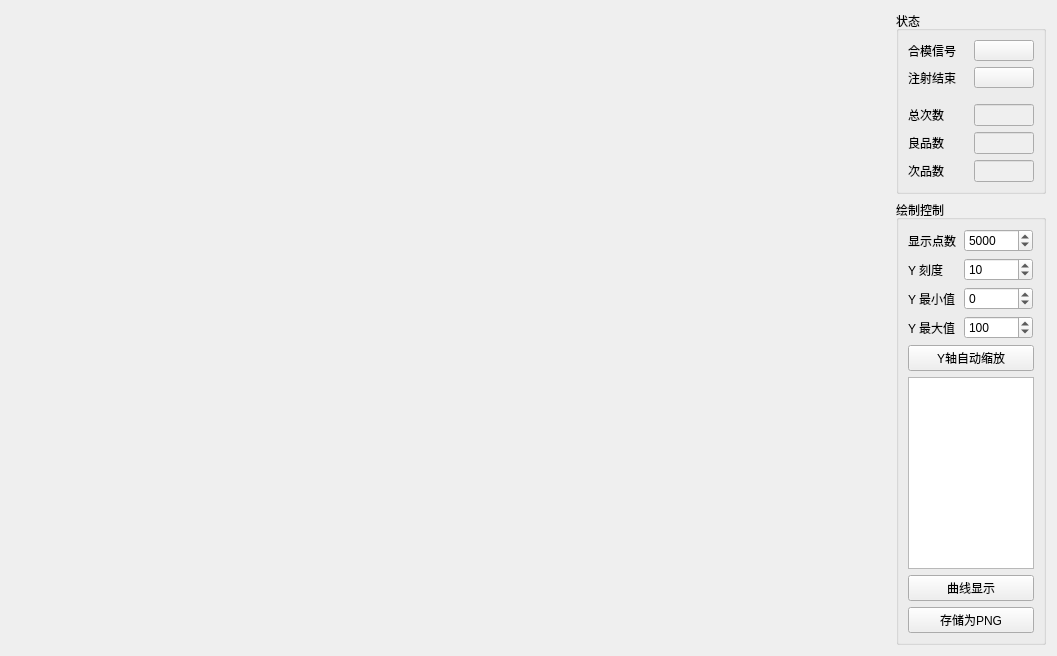
<?xml version="1.0" encoding="UTF-8"?>
<ui version="4.0">
 <class>HscRealTimeMonitor</class>
 <widget class="QWidget" name="HscRealTimeMonitor">
  <property name="geometry">
   <rect>
    <x>0</x>
    <y>0</y>
    <width>1057</width>
    <height>644</height>
   </rect>
  </property>
  <property name="windowTitle">
   <string>Form</string>
  </property>
  <layout class="QHBoxLayout" name="horizontalLayout_6">
   <item>
    <widget class="QWidget" name="widget" native="true">
     <property name="sizePolicy">
      <sizepolicy hsizetype="Expanding" vsizetype="Preferred">
       <horstretch>0</horstretch>
       <verstretch>0</verstretch>
      </sizepolicy>
     </property>
     <layout class="QGridLayout" name="gridLayout_2">
      <item row="0" column="0">
       <layout class="QVBoxLayout" name="curveLayout">
        <item>
         <widget class="QCustomPlot" name="plot" native="true">
          <property name="sizePolicy">
           <sizepolicy hsizetype="Preferred" vsizetype="Expanding">
            <horstretch>0</horstretch>
            <verstretch>0</verstretch>
           </sizepolicy>
          </property>
         </widget>
        </item>
       </layout>
      </item>
     </layout>
    </widget>
   </item>
   <item>
    <layout class="QVBoxLayout" name="verticalLayout_2">
     <item>
      <widget class="QGroupBox" name="groupBox">
       <property name="sizePolicy">
        <sizepolicy hsizetype="Maximum" vsizetype="Preferred">
         <horstretch>0</horstretch>
         <verstretch>0</verstretch>
        </sizepolicy>
       </property>
       <property name="minimumSize">
        <size>
         <width>0</width>
         <height>0</height>
        </size>
       </property>
       <property name="maximumSize">
        <size>
         <width>150</width>
         <height>16777215</height>
        </size>
       </property>
       <property name="title">
        <string>状态</string>
       </property>
       <property name="flat">
        <bool>false</bool>
       </property>
       <layout class="QVBoxLayout" name="verticalLayout">
        <item>
         <layout class="QHBoxLayout" name="horizontalLayout">
          <item>
           <widget class="QLabel" name="label">
            <property name="minimumSize">
             <size>
              <width>50</width>
              <height>21</height>
             </size>
            </property>
            <property name="text">
             <string>合模信号</string>
            </property>
           </widget>
          </item>
          <item>
           <widget class="QToolButton" name="tbtn_clampSignal">
            <property name="minimumSize">
             <size>
              <width>60</width>
              <height>21</height>
             </size>
            </property>
            <property name="maximumSize">
             <size>
              <width>60</width>
              <height>16777215</height>
             </size>
            </property>
            <property name="text">
             <string/>
            </property>
           </widget>
          </item>
         </layout>
        </item>
        <item>
         <layout class="QHBoxLayout" name="horizontalLayout_2">
          <item>
           <widget class="QLabel" name="label_2">
            <property name="minimumSize">
             <size>
              <width>50</width>
              <height>21</height>
             </size>
            </property>
            <property name="text">
             <string>注射结束</string>
            </property>
           </widget>
          </item>
          <item>
           <widget class="QToolButton" name="tbtn_injeFinishTB">
            <property name="minimumSize">
             <size>
              <width>60</width>
              <height>21</height>
             </size>
            </property>
            <property name="maximumSize">
             <size>
              <width>60</width>
              <height>16777215</height>
             </size>
            </property>
            <property name="text">
             <string/>
            </property>
           </widget>
          </item>
         </layout>
        </item>
        <item>
         <spacer name="verticalSpacer">
          <property name="orientation">
           <enum>Qt::Vertical</enum>
          </property>
          <property name="sizeType">
           <enum>QSizePolicy::Fixed</enum>
          </property>
          <property name="sizeHint" stdset="0">
           <size>
            <width>20</width>
            <height>10</height>
           </size>
          </property>
         </spacer>
        </item>
        <item>
         <layout class="QHBoxLayout" name="horizontalLayout_3">
          <item>
           <widget class="QLabel" name="label_3">
            <property name="minimumSize">
             <size>
              <width>50</width>
              <height>21</height>
             </size>
            </property>
            <property name="text">
             <string>总次数</string>
            </property>
           </widget>
          </item>
          <item>
           <widget class="QLineEdit" name="lEdt_total">
            <property name="enabled">
             <bool>false</bool>
            </property>
            <property name="minimumSize">
             <size>
              <width>60</width>
              <height>0</height>
             </size>
            </property>
            <property name="maximumSize">
             <size>
              <width>60</width>
              <height>16777215</height>
             </size>
            </property>
           </widget>
          </item>
         </layout>
        </item>
        <item>
         <layout class="QHBoxLayout" name="horizontalLayout_4">
          <item>
           <widget class="QLabel" name="label_4">
            <property name="minimumSize">
             <size>
              <width>50</width>
              <height>21</height>
             </size>
            </property>
            <property name="text">
             <string>良品数</string>
            </property>
           </widget>
          </item>
          <item>
           <widget class="QLineEdit" name="lEdt_good">
            <property name="enabled">
             <bool>false</bool>
            </property>
            <property name="minimumSize">
             <size>
              <width>60</width>
              <height>0</height>
             </size>
            </property>
            <property name="maximumSize">
             <size>
              <width>60</width>
              <height>16777215</height>
             </size>
            </property>
           </widget>
          </item>
         </layout>
        </item>
        <item>
         <layout class="QHBoxLayout" name="horizontalLayout_5">
          <item>
           <widget class="QLabel" name="label_5">
            <property name="minimumSize">
             <size>
              <width>50</width>
              <height>21</height>
             </size>
            </property>
            <property name="text">
             <string>次品数</string>
            </property>
           </widget>
          </item>
          <item>
           <widget class="QLineEdit" name="lEdt_bad">
            <property name="enabled">
             <bool>false</bool>
            </property>
            <property name="minimumSize">
             <size>
              <width>60</width>
              <height>0</height>
             </size>
            </property>
            <property name="maximumSize">
             <size>
              <width>60</width>
              <height>16777215</height>
             </size>
            </property>
           </widget>
          </item>
         </layout>
        </item>
        <item>
         <spacer name="verticalSpacer_2">
          <property name="orientation">
           <enum>Qt::Vertical</enum>
          </property>
          <property name="sizeType">
           <enum>QSizePolicy::Expanding</enum>
          </property>
          <property name="sizeHint" stdset="0">
           <size>
            <width>20</width>
            <height>0</height>
           </size>
          </property>
         </spacer>
        </item>
       </layout>
      </widget>
     </item>
     <item>
      <widget class="QGroupBox" name="PlotControlsBox">
       <property name="sizePolicy">
        <sizepolicy hsizetype="Maximum" vsizetype="Preferred">
         <horstretch>0</horstretch>
         <verstretch>0</verstretch>
        </sizepolicy>
       </property>
       <property name="maximumSize">
        <size>
         <width>150</width>
         <height>16777215</height>
        </size>
       </property>
       <property name="title">
        <string>绘制控制</string>
       </property>
       <layout class="QGridLayout" name="gridLayout_17">
        <item row="0" column="0">
         <layout class="QVBoxLayout" name="plotControlsLayout">
          <item>
           <layout class="QHBoxLayout" name="horizontalLayout_10">
            <item>
             <widget class="QLabel" name="pointsLabel">
              <property name="minimumSize">
               <size>
                <width>50</width>
                <height>0</height>
               </size>
              </property>
              <property name="maximumSize">
               <size>
                <width>50</width>
                <height>16777215</height>
               </size>
              </property>
              <property name="text">
               <string>显示点数</string>
              </property>
             </widget>
            </item>
            <item>
             <widget class="QSpinBox" name="spinPoints">
              <property name="minimumSize">
               <size>
                <width>69</width>
                <height>0</height>
               </size>
              </property>
              <property name="maximumSize">
               <size>
                <width>69</width>
                <height>16777215</height>
               </size>
              </property>
              <property name="minimum">
               <number>0</number>
              </property>
              <property name="maximum">
               <number>999999999</number>
              </property>
              <property name="singleStep">
               <number>10</number>
              </property>
              <property name="value">
               <number>5000</number>
              </property>
             </widget>
            </item>
           </layout>
          </item>
          <item>
           <layout class="QHBoxLayout" name="horizontalLayout_9">
            <item>
             <widget class="QLabel" name="labelYStep">
              <property name="minimumSize">
               <size>
                <width>50</width>
                <height>0</height>
               </size>
              </property>
              <property name="maximumSize">
               <size>
                <width>50</width>
                <height>16777215</height>
               </size>
              </property>
              <property name="text">
               <string>Y 刻度</string>
              </property>
             </widget>
            </item>
            <item>
             <widget class="QSpinBox" name="spinYStep">
              <property name="minimumSize">
               <size>
                <width>69</width>
                <height>0</height>
               </size>
              </property>
              <property name="maximumSize">
               <size>
                <width>69</width>
                <height>16777215</height>
               </size>
              </property>
              <property name="minimum">
               <number>1</number>
              </property>
              <property name="maximum">
               <number>10000</number>
              </property>
              <property name="singleStep">
               <number>1</number>
              </property>
              <property name="value">
               <number>10</number>
              </property>
             </widget>
            </item>
           </layout>
          </item>
          <item>
           <layout class="QHBoxLayout" name="horizontalLayout_7">
            <item>
             <widget class="QLabel" name="label_6">
              <property name="minimumSize">
               <size>
                <width>50</width>
                <height>0</height>
               </size>
              </property>
              <property name="maximumSize">
               <size>
                <width>50</width>
                <height>16777215</height>
               </size>
              </property>
              <property name="text">
               <string>Y 最小值</string>
              </property>
             </widget>
            </item>
            <item>
             <widget class="QSpinBox" name="spinAxesMin">
              <property name="minimumSize">
               <size>
                <width>69</width>
                <height>0</height>
               </size>
              </property>
              <property name="maximumSize">
               <size>
                <width>69</width>
                <height>16777215</height>
               </size>
              </property>
              <property name="minimum">
               <number>-65536</number>
              </property>
              <property name="maximum">
               <number>65536</number>
              </property>
              <property name="singleStep">
               <number>10</number>
              </property>
              <property name="value">
               <number>0</number>
              </property>
             </widget>
            </item>
           </layout>
          </item>
          <item>
           <layout class="QHBoxLayout" name="horizontalLayout_8">
            <item>
             <widget class="QLabel" name="label_7">
              <property name="minimumSize">
               <size>
                <width>50</width>
                <height>0</height>
               </size>
              </property>
              <property name="maximumSize">
               <size>
                <width>50</width>
                <height>16777215</height>
               </size>
              </property>
              <property name="text">
               <string>Y 最大值</string>
              </property>
             </widget>
            </item>
            <item>
             <widget class="QSpinBox" name="spinAxesMax">
              <property name="minimumSize">
               <size>
                <width>69</width>
                <height>0</height>
               </size>
              </property>
              <property name="maximumSize">
               <size>
                <width>69</width>
                <height>16777215</height>
               </size>
              </property>
              <property name="minimum">
               <number>-65536</number>
              </property>
              <property name="maximum">
               <number>65536</number>
              </property>
              <property name="singleStep">
               <number>10</number>
              </property>
              <property name="value">
               <number>100</number>
              </property>
             </widget>
            </item>
           </layout>
          </item>
          <item>
           <widget class="QPushButton" name="pushButton_AutoScale">
            <property name="sizeIncrement">
             <size>
              <width>0</width>
              <height>8</height>
             </size>
            </property>
            <property name="text">
             <string>Y轴自动缩放</string>
            </property>
           </widget>
          </item>
          <item>
           <widget class="QListWidget" name="listWidget_Channels">
            <property name="sizePolicy">
             <sizepolicy hsizetype="Maximum" vsizetype="MinimumExpanding">
              <horstretch>0</horstretch>
              <verstretch>0</verstretch>
             </sizepolicy>
            </property>
            <property name="minimumSize">
             <size>
              <width>0</width>
              <height>0</height>
             </size>
            </property>
            <property name="maximumSize">
             <size>
              <width>16777215</width>
              <height>16777215</height>
             </size>
            </property>
            <property name="layoutDirection">
             <enum>Qt::LeftToRight</enum>
            </property>
            <property name="autoScroll">
             <bool>false</bool>
            </property>
            <property name="editTriggers">
             <set>QAbstractItemView::NoEditTriggers</set>
            </property>
            <property name="alternatingRowColors">
             <bool>true</bool>
            </property>
            <property name="selectionBehavior">
             <enum>QAbstractItemView::SelectItems</enum>
            </property>
            <property name="textElideMode">
             <enum>Qt::ElideMiddle</enum>
            </property>
            <property name="resizeMode">
             <enum>QListView::Adjust</enum>
            </property>
            <property name="modelColumn">
             <number>0</number>
            </property>
            <property name="selectionRectVisible">
             <bool>true</bool>
            </property>
           </widget>
          </item>
          <item>
           <widget class="QPushButton" name="pushButton_ResetVisible">
            <property name="text">
             <string>曲线显示</string>
            </property>
           </widget>
          </item>
          <item>
           <widget class="QPushButton" name="savePNGButton">
            <property name="text">
             <string>存储为PNG</string>
            </property>
           </widget>
          </item>
         </layout>
        </item>
       </layout>
      </widget>
     </item>
    </layout>
   </item>
  </layout>
 </widget>
 <customwidgets>
  <customwidget>
   <class>QCustomPlot</class>
   <extends>QWidget</extends>
   <header location="global">qcustomplot.h</header>
   <container>1</container>
  </customwidget>
 </customwidgets>
 <resources/>
 <connections/>
</ui>
